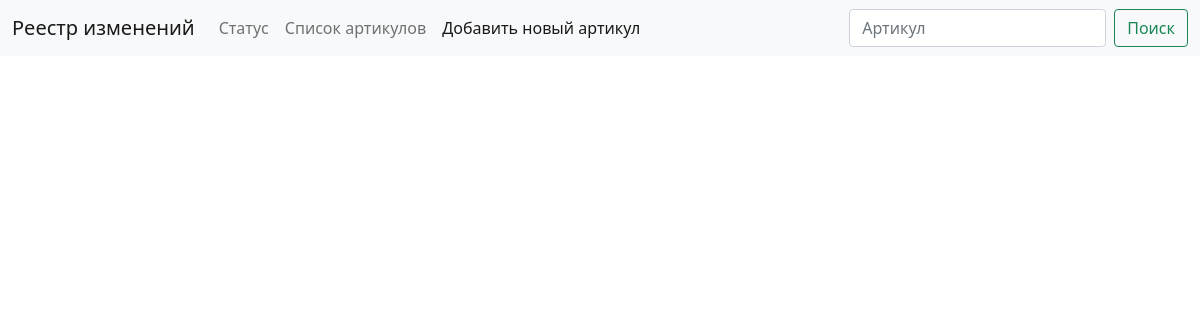
Before: / with the older database file.
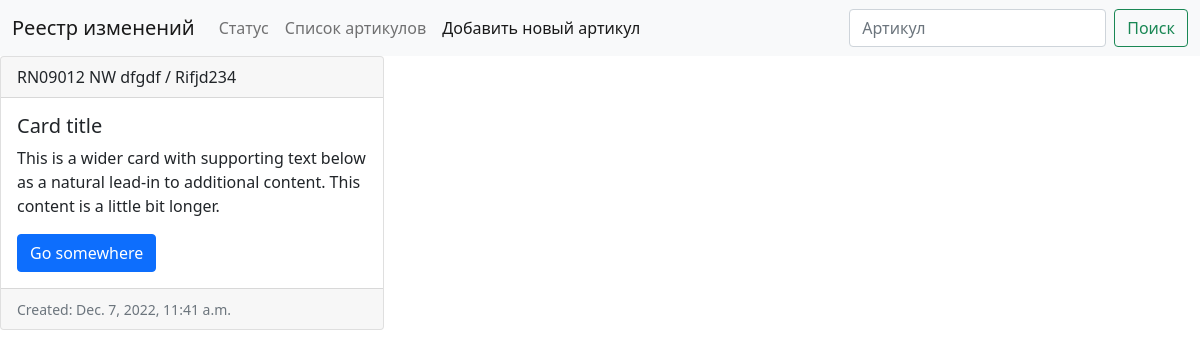
After: the same page with the newer database file.
### main/models.py (models this page shows)
class Change (models.Model):
    id = models.BigAutoField(primary_key=True) #номер изменения
    old_raw = models.ForeignKey(Raw, on_delete=models.CASCADE)#старый артикул сырья
    new_raw = models.CharField(max_length=13)#новый артикул сырья
    status = models.BooleanField()#статус
    created_date = models.DateTimeField(default=timezone.now)#когда была создана заявка

class Raw (models.Model):
    num = models.CharField(max_length=200)#артикул сырья
    title = models.CharField(max_length=200)#наименование
    rtitle = models.CharField(max_length=200)#навзвание слоя на русском
    def __str__(self):
       return self.num +' '+ self.title

### main/views.py (the view)
# urls.py: path('', views.status, name='status'),
def status(request):
    changes=Change.objects.all()
    return render(request, 'main/status.html',{'changes':changes})

### main/templates/main/status.html (shortened to what this page needs)
{% extends 'main/base.html' %}
{%block content%}
<div class="row row-cols-1 row-cols-md-3 g-4">
    {%for change in changes%}
    <div class="col">
      <div class="card h-100">
        <div class="card-header"> {{change.old_raw}} / {{change.new_raw}}</div>
        <div class="card-body">
          <h5 class="card-title">Card title</h5>
          <p class="card-text">This is a wider card with supporting text below as a natural lead-in to additional content. This content is a little bit longer.</p>
          <a href="#" class="btn btn-primary">Go somewhere</a>
        </div>
        <div class="card-footer">
          <small class="text-muted">Created: {{ change.created_date }}</small>
        </div>
      </div>
    </div>
    {% endfor %}
{% endblock %}

### main/templates/main/base.html (shortened to what this page needs)
 <!doctype html>
<html lang="en">
<head>
    <link href="https://cdn.jsdelivr.net/npm/bootstrap@5.1.3/dist/css/bootstrap.min.css" rel="stylesheet"
>
    <link rel="stylesheet" href="css/css.css">
</head>
<body>
    <nav class="navbar navbar-expand-lg navbar-light bg-light">
        <div class="container-fluid">
            <a class="navbar-brand" href="/">Реестр изменений</a>
            <div class="collapse navbar-collapse" id="navbarSupportedContent">
                <ul class="navbar-nav me-auto mb-2 mb-lg-0">
                    <li class="nav-item">
                        <a class="nav-link " aria-current="page" href="/">Статус</a>
                    </li>
                    <li class="nav-item">
                        <a class="nav-link" href="/list">Список артикулов</a>
                    </li>
                    <li class="nav-item">
                        <a class="nav-link active" href="/add"> Добавить новый артикул</a>
                    </li>
                </ul>
                <form class="d-flex">
                    <input class="form-control me-2" type="search" placeholder="Артикул" aria-label="Search">
                    <button class="btn btn-outline-success" type="submit">Поиск</button>
                </form>
            </div>
        </div>
    </nav>
    {% block content%} {%endblock%}
</body>

Changed rows visible on the page:
added Change: old_raw "RN09012 NW dfgdf", new_raw "Rifjd234", created_date "Dec. 7, 2022, 11:41 a.m."
